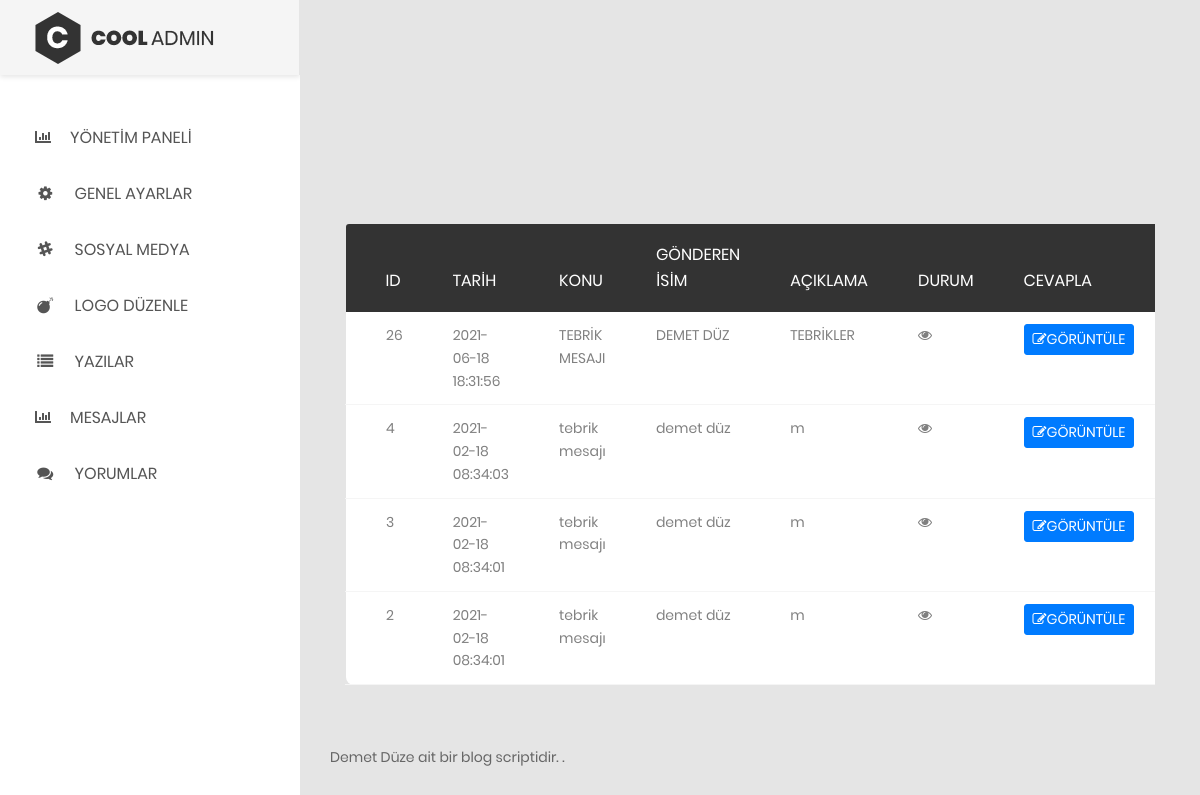
/busra/mesajlar.php, run on the app's committed database.
### tables this page shows
CREATE TABLE `mesajlar` (
  `mesaj_id` int(11) NOT NULL,
  `mesaj_gonderenisim` varchar(500) NOT NULL,
  `mesaj_gonderenmail` varchar(500) NOT NULL,
  `mesaj_konu` varchar(500) NOT NULL,
  `mesaj_aciklama` text NOT NULL,
  `mesaj_tarih` timestamp NOT NULL DEFAULT current_timestamp(),
  `mesaj_okunma` varchar(500) NOT NULL DEFAULT '0'
);

CREATE TABLE `ayarlar` (
  `site_id` int(11) NOT NULL,
  `site_url` varchar(500) NOT NULL,
  `site_title` varchar(500) NOT NULL,
  `site_desc` varchar(1000) NOT NULL,
  `site_keyw` varchar(1000) NOT NULL,
  `site_logo` varchar(500) NOT NULL,
  `site_favicon` varchar(500) NOT NULL,
  `site_facebook` varchar(500) NOT NULL,
  `site_google` varchar(500) NOT NULL,
  `site_instagram` varchar(500) NOT NULL,
  `site_youtube` varchar(500) NOT NULL
);

### busra/mesajlar.php (the view, shortened to what this page needs)
<?php
include"header.php";
?>
        <div class="page-container">
            <div class="main-content">
                <div class="section__content section__content--p30">
                    <div class="container-fluid">
                        <div class="row m-t-30">
                            <div class="col-md-12">
                                <div class="table-responsive m-b-40">
                                    <table class="table table-borderless table-data3">
                                        <thead>
                                            <tr>
                                                <th>ID</th>
                                                <th>TARİH</th>
                                                  <th>KONU</th>
                                                <th>GÖNDEREN İSİM</th>
                                                <th>AÇIKLAMA</th>
                                                <th>DURUM</th>
                                                 <th>CEVAPLA</th>
                                                  <th>SİL</th>
                                            </tr>
                                        </thead>
                                        <tbody>
 <br><br><br>
                                                <?php
                                                     include"baglan.php";
                                                     $mesajlar=$db->prepare("SELECT *  FROM mesajlar ORDER BY mesaj_id DESC");
                                                     $mesajlar->execute();
                                                     $mesajcek = $mesajlar->fetchALL(PDO::FETCH_ASSOC);
                                                     $yazisay=$mesajlar->rowcount();
                                                     if($yazisay){
                                                     	foreach ($mesajcek as $row) {
                                                     ?>
                                            <tr>
                                                <td   name="mesaj_id" id="mesaj_id"> <?php echo $row["mesaj_id"] ;?></td>
                                                  <td  name="mesaj_tarih" id="mesaj_tarih"><?php echo $row["mesaj_tarih"] ;?></td>
                                                <td  name="mesaj_konu" id="mesaj_konu"><?php echo $row["mesaj_konu"] ;?></td>
                                                <td  name="mesaj_gonderenisim" id="mesaj_gonderenisim"><?php echo $row["mesaj_gonderenisim"] ;?></td>
                                                   <td  name="mesaj_aciklama" id="mesaj_aciklama"><?php echo $row["mesaj_aciklama"] ;?></td>
                                                   <td>
                                                    <?php
                                                    if ($row["mesaj_okunma"]==1) {
                                                        echo "<span class='fa fa-eye-slash' ></span>";
                                                    }else{
                                                        echo "<span class='fa fa-eye' ></span>";
                                                    }
                                                      ?>
                                                   </td>
                                               <td>   <a href="cevapla.php?mesaj_id=<?php echo $row["mesaj_id"] ?>"><button class="btn btn-primary btn-sm"><i class="fa fa-edit"></i>GÖRÜNTÜLE</button></a>
                                               </td><td>
                                               </td>
                                            </tr>
                                                <?php } } ?>
                                        </tbody>
                                    </table>
                                </div>
                            </div>
                        </div>
                        <div class="row">
            <?php
include"footer.php";
?>

### busra/footer.php (shortened to what this page needs)
<?php
include"baglan.php";
                $ayarlar=$db->prepare("SELECT *  FROM ayarlar");
                $ayarlar->execute();
                $ayarcek = $ayarlar->fetch(PDO::FETCH_ASSOC);
  ?>
                        <div class="row">
                            <div class="col-md-12">
                                <div class="copyright">
                                    <p><?php echo $ayarcek["site_desc"] ;?> .</p>
                                </div>
                            </div>
                        </div>
                    </div>
                </div>
            </div>
        </div>
    </div>
</body>
</html>

### data on the page
mesajlar: mesaj_id "26", mesaj_tarih "2021-06-18 18:31:56", mesaj_konu "TEBRİK MESAJI", mesaj_gonderenisim "DEMET DÜZ", mesaj_aciklama "TEBRİKLER", mesaj_okunma "0" (drawn)
mesajlar: mesaj_id "4", mesaj_tarih "2021-02-18 08:34:03", mesaj_konu "tebrik mesajı", mesaj_gonderenisim "demet düz", mesaj_aciklama "m", mesaj_okunma "0" (drawn)
mesajlar: mesaj_id "3", mesaj_tarih "2021-02-18 08:34:01", mesaj_konu "tebrik mesajı", mesaj_gonderenisim "demet düz", mesaj_aciklama "m", mesaj_okunma "0" (drawn)
mesajlar: mesaj_id "2", mesaj_tarih "2021-02-18 08:34:01", mesaj_konu "tebrik mesajı", mesaj_gonderenisim "demet düz", mesaj_aciklama "m", mesaj_okunma "0" (drawn)
ayarlar: site_desc "Demet Düze ait bir blog scriptidir."
